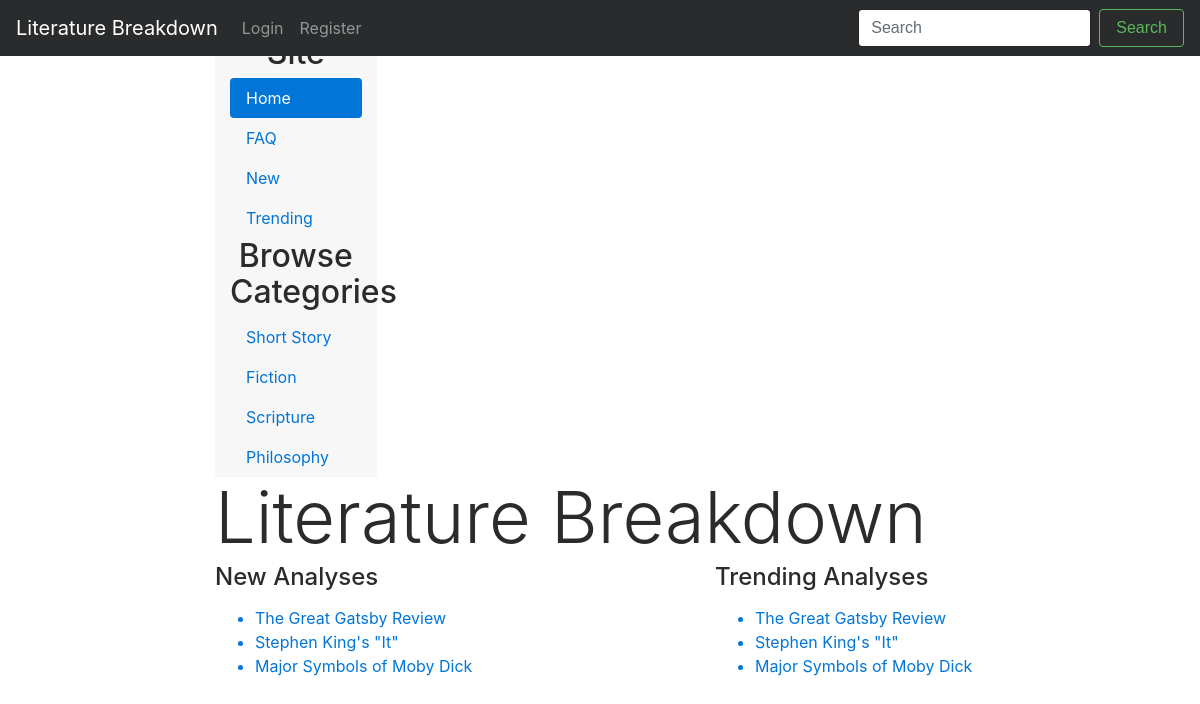
The page / on the database its author committed.
### lit/models.py (models this page shows, shortened)
class Category(models.Model):
    name = models.CharField(max_length=50, unique=False)

class Article(models.Model):
    author = models.ForeignKey(Member)
    date_published = models.CharField(max_length=8, unique=False)
    book = models.CharField(max_length=128, unique=False)
    views = models.IntegerField(default=0)
    title = models.CharField(max_length=128)
    analysis = models.CharField(max_length=2500, unique=False)
    category = models.CharField(max_length=50)
    slug = models.SlugField()
    img = models.ImageField(upload_to='profile_images', blank=True)

### lit/views.py (the view)
# urls.py: url(r'^$', views.index, name='index'),
def index(request):
    article_list = Article.objects.order_by('-views')[:5]
    category_list = Category.objects.all()
    context_dict = {'articles': article_list, 'categories': category_list}
    return render(request, 'lit/index.html', context=context_dict)

### templates/lit/index.html (shortened to what this page needs)
<!DOCTYPE html>
{% extends 'lit/base.html' %}
{% load staticfiles %}
{% block body_block %}
	<nav class="col-sm-3 col-md-2 hidden-xs-down bg-faded sidebar">
          <ul class="nav nav-pills flex-column">
            <li class="nav-item">
		<h2 style="text-align:center">Browse Site</h2>
	    </li>
            <li class="nav-item">
              <a class="nav-link active" href="#">Home <span class="sr-only">(current)</span></a>
            </li>
            <li class="nav-item">
              <a class="nav-link" href="#">FAQ</a>
            </li>
            <li class="nav-item">
              <a class="nav-link" href="#">New</a>
            </li>
            <li class="nav-item">
              <a class="nav-link" href="#">Trending</a>
            </li>
	    <li class="nav-item">
		<h2 style="text-align:center">Browse Categories</h2>
	    </li>
	    {% if categories %}
	      {% for c in categories %}
                <li class="nav-item">
                  <a class="nav-link" href="#">{{ c.name }}</a>
                </li>
	       {% endfor %}
	     {% else %}
              <strong>There are no categories to show.</strong>
	    {% endif %}
          </ul>
        </nav>
	<div>
	{% if user.is_authenticated %}
		<h1 class="display-3">Literature Breakdown - Welcome Back</h1>
	{% else %}
		<h1 class="display-3">Literature Breakdown</h1>
	{% endif %}
	</div>
	<div class="row marketing">
  	  <div class="col-lg-6">
    	<h4>New Analyses</h4>
    	<p>
    	{% if articles %}
    	<ul>
      	{% for article in articles %}
        	<a href="{% url 'show_article' article.slug %}">
          	<li>{{ article.title }}</li>
        	</a>
      	{% endfor %}
    	</ul>
      	{% else %}
      	<strong>There are no articles to show.</strong>
      	{% endif %}
    	</p>
  	</div>
  	<div class="col-lg-6">
    	<h4>Trending Analyses</h4>
  	<p>
    	{% if articles %}
    	<ul>
      	{% for article in articles %}
        	<a href="{% url 'show_article' article.slug %}">
          	<li>{{ article.title }}</li>
        	</a>
      	{% endfor %}
    	</ul>
      	{% else %}
      	<strong>There are no articles to show.</strong>
      	{% endif %}
    	</p>
  	</div>
	</div>
{% endblock %}

### rows shown on the page
Category: name "Short Story"
Category: name "Fiction"
Category: name "Scripture"
Category: name "Philosophy"
Article: title "The Great Gatsby Review"
Article: title "Stephen King's \"It\""
Article: title "Major Symbols of Moby Dick"
